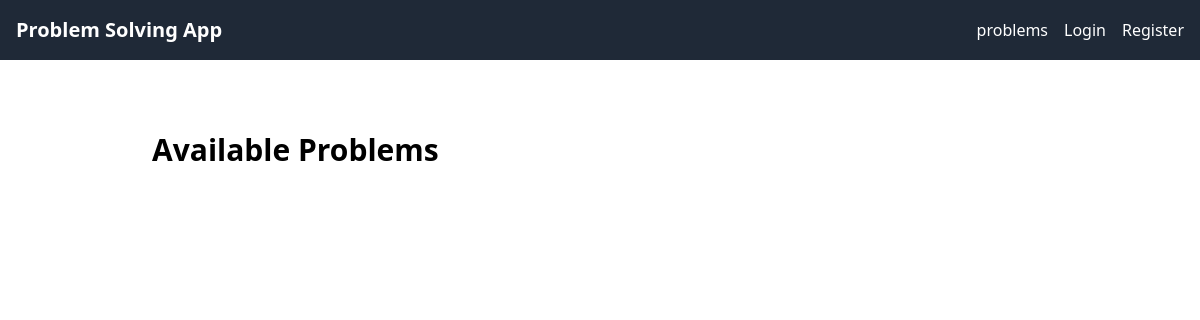
Before: /problem_list/ with the older database file.
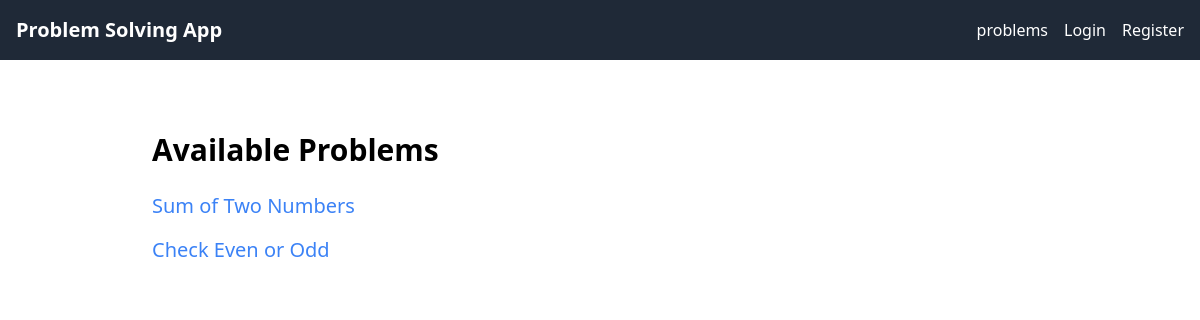
After: the same page with the newer database file.
### problem_solving/models.py (models this page shows, shortened)
class Problem(models.Model):
    title = models.CharField(max_length=200)
    description = models.TextField()
    example_input = models.TextField()
    example_output = models.TextField()
    test_cases = models.JSONField()

### problem_solving/views.py (the view)
# urls.py: path('problem_list/', views.problem_list, name='problem_list'),
def problem_list(request):
    problems = Problem.objects.all()
    return render(request, 'problem_solving/problem_list.html', {'problems': problems})

### problem_solving/templates/problem_solving/problem_list.html (shortened to what this page needs)
{% extends 'problem_solving/base.html' %}
{% block content %}
<div class="max-w-4xl mx-auto mt-10">
    <h1 class="text-3xl font-bold mb-6">Available Problems</h1>
    <ul class="space-y-4">
        {% for problem in problems %}
        <li>
            <a href="{% url 'problem_detail' problem.pk %}" class="text-xl text-blue-500 hover:underline">
                {{ problem.title }}
            </a>
        </li>
        {% endfor %}
    </ul>
</div>
{% endblock %}

### problem_solving/templates/problem_solving/base.html (shortened to what this page needs)
<!DOCTYPE html>
<html lang="en">
<head>
    <link href="https://cdn.jsdelivr.net/npm/tailwindcss@2.2.19/dist/tailwind.min.css" rel="stylesheet">
</head>
<body>
    <header class="bg-gray-800 p-4">
        <div class="max-w-7xl mx-auto flex justify-between items-center">
            <a href="/" class="text-white text-xl font-bold">Problem Solving App</a>
            <nav>
                <ul class="flex space-x-4 text-white">
                    <li><a href="{% url 'problem_list' %}" class="hover:underline">problems</a></li>
                    {% if user.is_authenticated %}
                    <li><a href="/dashboard/" class="hover:underline">Dashboard</a></li>
                    <li><a href="{% url 'logout' %}" class="hover:underline">Logout</a></li>
                    {% else %}
                    <li><a href="{% url 'login' %}" class="hover:underline">Login</a></li>
                    <li><a href="{% url 'register' %}" class="hover:underline">Register</a></li>
                    {% endif %}
                </ul>
            </nav>
        </div>
    </header>
    <main class="py-8">
        {% block content %}{% endblock %}
    </main>
</body>
</html>

Changed rows visible on the page:
added Problem: title "Sum of Two Numbers"
added Problem: title "Check Even or Odd"
